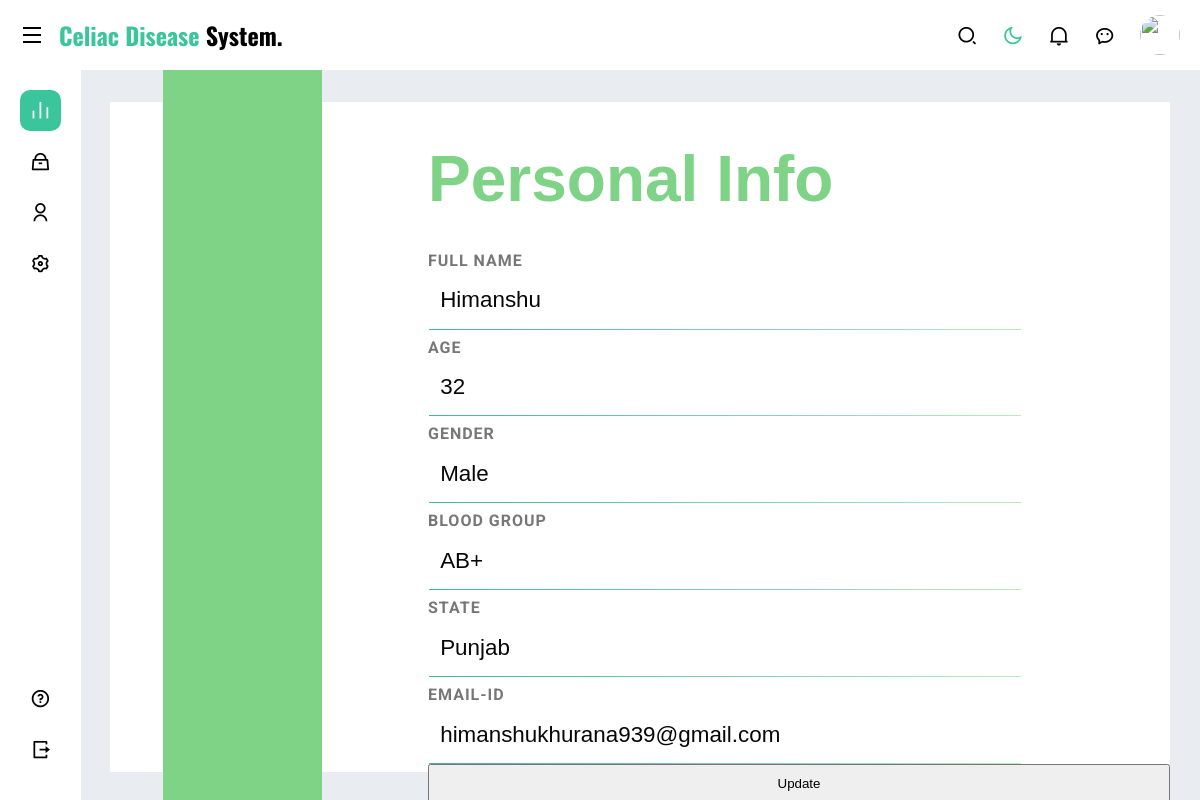
The app's page /home/settings (signed in), older data.
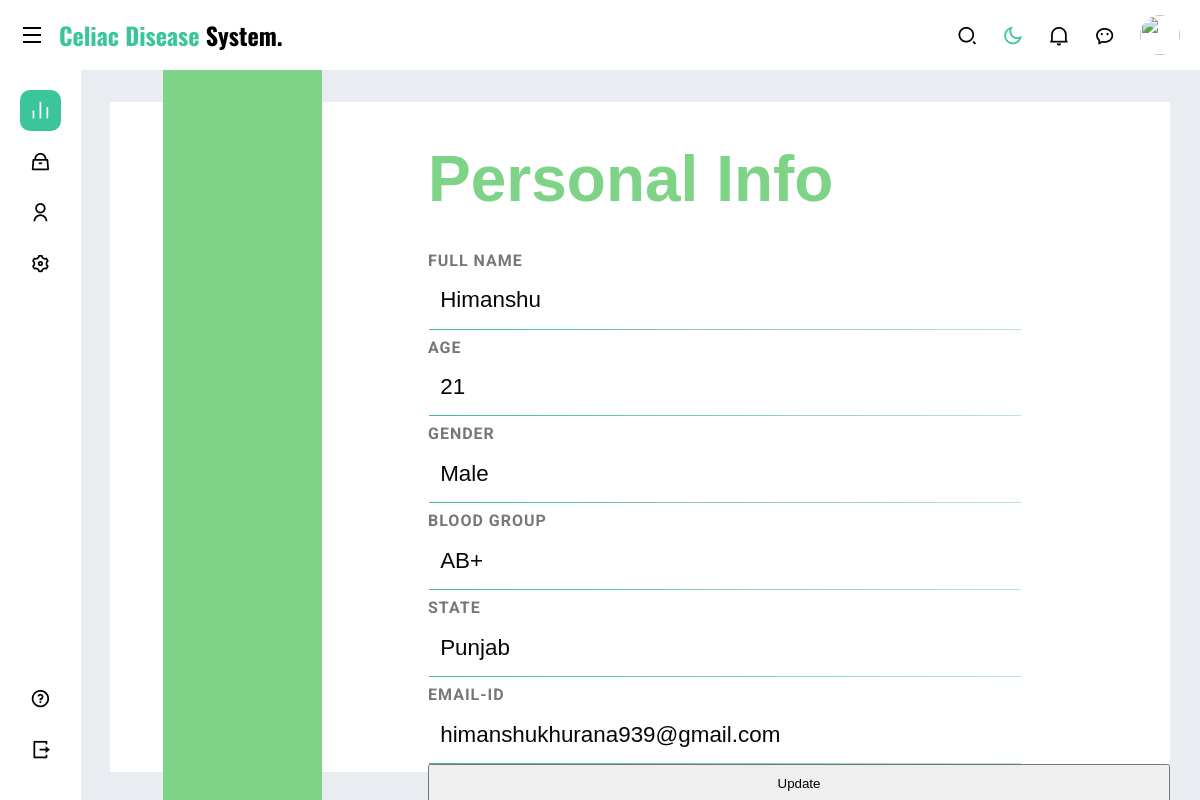
The same page, newer data.
### user/models.py (models this page shows)
class signup(AbstractBaseUser, PermissionsMixin):
    username = models.CharField(max_length=100)
    age = models.CharField(max_length=100)
    bloodGroup = models.CharField(max_length=100)
    gender = models.CharField(max_length=100)
    email = models.EmailField(primary_key=True, max_length=100)
    state = models.CharField(max_length=100)
    USERNAME_FIELD = 'email'
    REQUIRED_FIELDS = ['username', 'age', 'bloodGroup', 'gender', 'state']
    objects = UserManager()

### home/views.py (the view)
# urls.py: path('settings', views.settings, name='settings'),
def settings(request):
    current_user = signup.objects.get(email=request.user.email)
    details = {"userName": current_user.username, "userEmail": current_user.email,"userGender": current_user.gender,
               "userBG": current_user.bloodGroup, "userState": current_user.state, "userAge": current_user.age}
    return render(request,"settingsContainer.html", details)

### templates/settingsContainer.html (shortened to what this page needs)
{% extends 'dashboard.html' %}
{% block content %}
<div class="main--container">
    <div class="settingscontainer">
        <div class="settingsleftbox">
        </div>
        <div class="settingsrightbox">
            <div class="settingsprofile">
                <form action="update" method="post">
                    <h1 class='heading h1'>Personal Info</h1>
                    <h2 class="value">Full Name</h2>
                    <input type="text" class="para" value="{{userName}}" name="profileName" pattern="[a-zA-Z\s]+">
                    <h2 class="value">Age</h2>
                    <input type="text" class="para" value="{{userAge}}" name="profileAge" pattern="\d+">
                    <h2 class="value">Gender</h2>
                    <input type="text" class="para" value="{{userGender}}" name="profileGender">
                    <h2 class="value">Blood Group</h2>
                    <input type="text" class="para" value="{{userBG}}" name="profileBG">
                    <h2 class="value">State</h2>
                    <input type="text" class="para" value="{{userState}}" name="profileState">
                    <h2 class="value">Email-ID</h2>
                    <p class="para ">{{userEmail}} </p>
                    <input type="submit" value="Update">
                </form>
            </div>
        </div>
    </div>
</div>
{% endblock %}

### templates/dashboard.html (shortened to what this page needs)
<!DOCTYPE html>
<html lang="en">
<head>
    <link rel="stylesheet" href="/static/dashboard.css">
    <link href="https://cdn.jsdelivr.net/npm/remixicon@2.5.0/fonts/remixicon.css" rel="stylesheet">
    <link rel="stylesheet" href="/static/formStyle.css" />
    <link rel="stylesheet" href="/static/settings.css" />
</head>
<body class="body">
    <section class="header">
        <div class="logo">
            <i class="ri-menu-line menu"></i>
            <h2><span>Celiac Disease</span> System.</h2>
        </div>
        <div class="header--items">
            <i class="ri-search-2-line"></i>
            <div class="dark--theme--btn">
                <i class="ri-moon-line moon"></i>
            </div>
            <i class="ri-notification-2-line"></i>
            <i class="ri-wechat-2-line chat"></i>
            <div class="profile">
                <img src="assets/images/profile.jpg" alt="">
            </div>
        </div>
    </section>
    <section class="main">
        <div class="sidebar">
            <ul class="sidebar--items">
                <li>
                    <a href="overview" class="active">
                        <span class="icon"><i class="ri-bar-chart-line"></i></span>
                    </a>
                </li>
                <li>
                    <a href="product">
                        <span class="icon"><i class="ri-handbag-line"></i></span>
                    </a>
                </li>
                <li>
                    <a href="calculate">
                        <span class="icon"><i class="ri-user-line"></i></span>
                    </a>
                </li>
                <li>
                    <a href="settings">
                        <span class="icon"><i class="ri-settings-3-line"></i></span>
                    </a>
                </li>
            </ul>
            <ul class="sidebar--bottom--items">
                <li>
                    <a href="faq">
                        <span class="icon"><i class="ri-question-line"></i></span>
                    </a>
                </li>
                <li>
                    <a href="logout">
                        <span class="icon"><i class="ri-logout-box-r-line"></i></span>
                    </a>
                </li>
            </ul>
        </div>
        {% block content %}
        {% endblock %}
    </section>
</body>
</html>

### static/dashboard.css (style rules this page uses)
* { margin: 0; padding: 0; box-sizing: border-box; font-family: 'Roboto', sans-serif; }
:root { --bg-color-first:#fff; --bg-color-second:#e9edf1; --bg-color-third:#3bc59a; --text-color-first:#000; --text-color-second:#3d3c3c; --text-color-third:#3bc59a; --hover-text-color:#fff; --bg-card-1:#ecd765; --bg-card-2:#7f91f9; --bg-card-3:#eec79c; --bg-card-4:#cb84f9; --more-and-less:#555; }
.header { display: flex; align-items: center; justify-content: space-between; height: 70px; padding: 0 20px; box-shadow: 0 4px 8px 0 rgba(0, 0, 0, 0.1); z-index: 999; background: var(--bg-color-first); color: var(--text-color-first); }
.logo { display: flex; align-items: center; }
.logo i { font-size: 1.5rem; margin-right: 15px; }
.logo h2 { font-family: 'Oswald', sans-serif; }
.logo span { color: var(--text-color-third); font-family: 'Oswald', sans-serif; }
.header--items { display: flex; align-items: center; }
.header--items i { font-size: 1.3rem; margin-right: 25px; cursor: pointer; color: var(--text-color-first); }
.dark--theme--btn { display: flex; align-items: center; }
i.moon { display: block; color: var(--text-color-third); }
.profile { position: relative; width: 40px; height: 40px; overflow: hidden; border-radius: 50%; }
img { position: absolute; width: 100%; height: 100%; top: 0; left: 0; object-fit: cover; }
.main { position: relative; height: calc(100vh - 70px); }
.sidebar { position: absolute; top: 0; left: 0; height: 100%; width: 300px; padding: 20px; background: var(--bg-color-first); display: flex; flex-direction: column; justify-content: space-between; z-index: 10; transition: .3s; }
.sidebar--items li , .sidebar--bottom--items li { list-style: none; }
a { text-decoration: none; }
.sidebar--items a, .sidebar--bottom--items a { display: flex; align-items: center; margin-bottom: 10px; font-size: 1.1rem; padding: 10px; border-radius: 10px; color: var(--text-color-first); }
a.active { background: var(--bg-color-third); color: var(--hover-text-color); }
.icon { display: flex; align-items: center; justify-content: center; position: relative; }
.sidebar .icon { margin-right: 20px; font-size: 1.3rem; }
.main--container { position: absolute; top: 0; right: 0; height: 100%; width: calc(100% - 300px); padding: 30px; overflow-y: scroll; overflow-x: hidden; background-color: var(--bg-color-second); z-index: 2; }
@media screen and (max-width:1325px) { .sidebar { width: fit-content; } }
@media screen and (max-width:1325px) { .sidebar .icon { margin-right: 0; } }
@media screen and (max-width:1325px) { .main--container { width: calc(100% - 80px); } }

### static/formStyle.css (style rules this page uses)
body { font-family: "Franklin Gothic Medium", "Arial Narrow", Arial, sans-serif; }
input { width: 100%; padding: 10px; box-sizing: border-box; }
body { background-image: url("/static/bg.jpg"); background-size: cover; background-position: center; height: 100vh; }
* { margin: 0; padding: 0; box-sizing: border-box; font-family: "Poppins", sans-serif; }

### staticfiles/settings.css (style rules this page uses)
.settingscontainer { background: #fff; width: 100%; height: 100%; margin: 0.1em auto 0.1em auto; position: relative; box-shadow: 2px 5px 20px rgba(119, 119, 119, 0settings5); }
.settingsleftbox { float: left; top: -5%; left: 5%; position: absolute; width: 15%; height: 110%; background: #7ed386; box-shadow: 3px 3px 10px rgba(119, 119, 119, 0settings5); }
.settingsrightbox { float: right; width: 70%; height: 100%; }
.settingsprofile { position: absolute; width: 70%; }
.heading { font-family: "Montserrat", sans-serif; color: #7ed386; font-size: 4em; margin-top: 40px; margin-bottom: 35px; }
.value { color: #777; font-family: "Roboto", sans-serif; width: 80%; text-transform: uppercase; font-size: 1em; letter-spacing: 1px; margin: 0.5em auto 0.1em 0em; }
.para { border-width: 1px; border-style: solid; border-image: linear-gradient(to right, #3fb6a8, rgba(126, 211, 134, 0.5)) 1 0%; border-top: 0px; width: 80%; font-family: "Montserrat", sans-serif; font-size: 1.4em; padding: 0.7em 0.5em; color: #070707; }

Row changes from the older to the newer data that the page shows:
changed signup "himanshukhurana939@gmail.com": profileAge "32" → "21"
